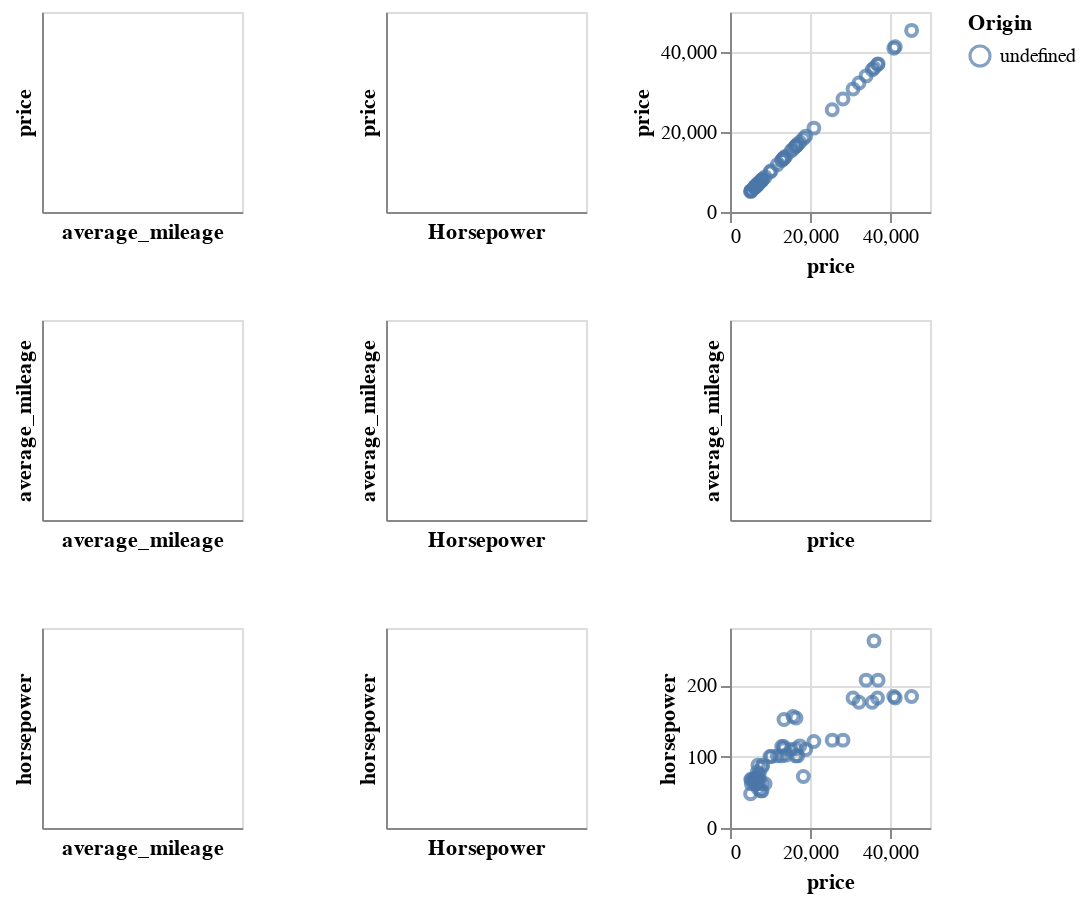

Notebook source saved alongside this figure:
### Code cell
alt.Chart(ad).mark_point().encode(
    alt.X(alt.repeat("column"), type='quantitative'),
    alt.Y(alt.repeat("row"), type='quantitative'),
    color='Origin:N'
).properties(
    width=100,
    height=100
).repeat(
    row=['price', 'average_mileage', 'horsepower'],
    column=['average_mileage', 'Horsepower','price']
).interactive()

### Figure 1 — Vega-Lite specification as saved in the notebook (floating-point values rounded to 4 significant figures)
{"config": {"view": {"continuousWidth": 400, "continuousHeight": 300}}, "repeat": {"column": ["average_mileage", "Horsepower", "price"], "row": ["price", "average_mileage", "horsepower"]}, "spec": {"data": {"name": "data-0b1444a7fe2f814fb0177b2c4c31369a"}, "mark": "point", "encoding": {"color": {"type": "nominal", "field": "Origin"}, "x": {"type": "quantitative", "field": {"repeat": "column"}}, "y": {"type": "quantitative", "field": {"repeat": "row"}}}, "height": 100, "selection": {"selector010": {"type": "interval", "bind": "scales", "encodings": ["x", "y"]}}, "width": 100}, "$schema": "https://vega.github.io/schema/vega-lite/v4.8.1.json", "datasets": {"data-0b1444a7fe2f814fb0177b2c4c31369a": [{"index": 0, "company": "alfa-romero", "body-style": "convertible", "wheel-base": 88.6, "length": 168.8, "engine-type": "dohc", "num-of-cylinders": "four", "horsepower": 111, "average-mileage": 21, "price": 13500.0}, {"index": 1, "company": "alfa-romero", "body-style": "convertible", "wheel-base": 88.6, "length": 168.8, "engine-type": "dohc", "num-of-cylinders": "four", "horsepower": 111, "average-mileage": 21, "price": 16500.0}, {"index": 2, "company": "alfa-romero", "body-style": "hatchback", "wheel-base": 94.5, "length": 171.2, "engine-type": "ohcv", "num-of-cylinders": "six", "horsepower": 154, "average-mileage": 19, "price": 16500.0}, {"index": 3, "company": "audi", "body-style": "sedan", "wheel-base": 99.8, "length": 176.6, "engine-type": "ohc", "num-of-cylinders": "four", "horsepower": 102, "average-mileage": 24, "price": 13950.0}, {"index": 4, "company": "audi", "body-style": "sedan", "wheel-base": 99.4, "length": 176.6, "engine-type": "ohc", "num-of-cylinders": "five", "horsepower": 115, "average-mileage": 18, "price": 17450.0}, {"index": 5, "company": "audi", "body-style": "sedan", "wheel-base": 99.8, "length": 177.3, "engine-type": "ohc", "num-of-cylinders": "five", "horsepower": 110, "average-mileage": 19, "price": 15250.0}, {"index": 6, "company": "audi", "body-style": "wagon", "wheel-base": 105.8, "length": 192.7, "engine-type": "ohc", "num-of-cylinders": "five", "horsepower": 110, "average-mileage": 19, "price": 18920.0}, {"index": 9, "company": "bmw", "body-style": "sedan", "wheel-base": 101.2, "length": 176.8, "engine-type": "ohc", "num-of-cylinders": "four", "horsepower": 101, "average-mileage": 23, "price": 16430.0}, {"index": 10, "company": "bmw", "body-style": "sedan", "wheel-base": 101.2, "length": 176.8, "engine-type": "ohc", "num-of-cylinders": "four", "horsepower": 101, "average-mileage": 23, "price": 16920.0}, {"index": 11, "company": "bmw", "body-style": "sedan", "wheel-base": 101.2, "length": 176.8, "engine-type": "ohc", "num-of-cylinders": "six", "horsepower": 121, "average-mileage": 21, "price": 20970.0}, {"index": 13, "company": "bmw", "body-style": "sedan", "wheel-base": 103.5, "length": 189.0, "engine-type": "ohc", "num-of-cylinders": "six", "horsepower": 182, "average-mileage": 16, "price": 30760.0}, {"index": 14, "company": "bmw", "body-style": "sedan", "wheel-base": 103.5, "length": 193.8, "engine-type": "ohc", "num-of-cylinders": "six", "horsepower": 182, "average-mileage": 16, "price": 41320.0}, {"index": 15, "company": "bmw", "body-style": "sedan", "wheel-base": 110.0, "length": 197.0, "engine-type": "ohc", "num-of-cylinders": "six", "horsepower": 182, "average-mileage": 15, "price": 36880.0}, {"index": 16, "company": "chevrolet", "body-style": "hatchback", "wheel-base": 88.4, "length": 141.1, "engine-type": "l", "num-of-cylinders": "three", "horsepower": 48, "average-mileage": 47, "price": 5151.0}, {"index": 17, "company": "chevrolet", "body-style": "hatchback", "wheel-base": 94.5, "length": 155.9, "engine-type": "ohc", "num-of-cylinders": "four", "horsepower": 70, "average-mileage": 38, "price": 6295.0}, {"index": 18, "company": "chevrolet", "body-style": "sedan", "wheel-base": 94.5, "length": 158.8, "engine-type": "ohc", "num-of-cylinders": "four", "horsepower": 70, "average-mileage": 38, "price": 6575.0}, {"index": 19, "company": "dodge", "body-style": "hatchback", "wheel-base": 93.7, "length": 157.3, "engine-type": "ohc", "num-of-cylinders": "four", "horsepower": 68, "average-mileage": 31, "price": 6377.0}, {"index": 20, "company": "dodge", "body-style": "hatchback", "wheel-base": 93.7, "length": 157.3, "engine-type": "ohc", "num-of-cylinders": "four", "horsepower": 68, "average-mileage": 31, "price": 6229.0}, {"index": 27, "company": "honda", "body-style": "wagon", "wheel-base": 96.5, "length": 157.1, "engine-type": "ohc", "num-of-cylinders": "four", "horsepower": 76, "average-mileage": 30, "price": 7295.0}, {"index": 28, "company": "honda", "body-style": "sedan", "wheel-base": 96.5, "length": 175.4, "engine-type": "ohc", "num-of-cylinders": "four", "horsepower": 101, "average-mileage": 24, "price": 12940.0}, {"index": 29, "company": "honda", "body-style": "sedan", "wheel-base": 96.5, "length": 169.1, "engine-type": "ohc", "num-of-cylinders": "four", "horsepower": 100, "average-mileage": 25, "price": 10340.0}, {"index": 30, "company": "isuzu", "body-style": "sedan", "wheel-base": 94.3, "length": 170.7, "engine-type": "ohc", "num-of-cylinders": "four", "horsepower": 78, "average-mileage": 24, "price": 6785.0}, {"index": 31, "company": "isuzu", "body-style": "sedan", "wheel-base": 94.5, "length": 155.9, "engine-type": "ohc", "num-of-cylinders": "four", "horsepower": 70, "average-mileage": 38, "price": null}, {"index": 32, "company": "isuzu", "body-style": "sedan", "wheel-base": 94.5, "length": 155.9, "engine-type": "ohc", "num-of-cylinders": "four", "horsepower": 70, "average-mileage": 38, "price": null}, {"index": 33, "company": "jaguar", "body-style": "sedan", "wheel-base": 113.0, "length": 199.6, "engine-type": "dohc", "num-of-cylinders": "six", "horsepower": 176, "average-mileage": 15, "price": 32250.0}, {"index": 34, "company": "jaguar", "body-style": "sedan", "wheel-base": 113.0, "length": 199.6, "engine-type": "dohc", "num-of-cylinders": "six", "horsepower": 176, "average-mileage": 15, "price": 35550.0}, {"index": 35, "company": "jaguar", "body-style": "sedan", "wheel-base": 102.0, "length": 191.7, "engine-type": "ohcv", "num-of-cylinders": "twelve", "horsepower": 262, "average-mileage": 13, "price": 36000.0}, {"index": 36, "company": "mazda", "body-style": "hatchback", "wheel-base": 93.1, "length": 159.1, "engine-type": "ohc", "num-of-cylinders": "four", "horsepower": 68, "average-mileage": 30, "price": 5195.0}, {"index": 37, "company": "mazda", "body-style": "hatchback", "wheel-base": 93.1, "length": 159.1, "engine-type": "ohc", "num-of-cylinders": "four", "horsepower": 68, "average-mileage": 31, "price": 6095.0}, {"index": 38, "company": "mazda", "body-style": "hatchback", "wheel-base": 93.1, "length": 159.1, "engine-type": "ohc", "num-of-cylinders": "four", "horsepower": 68, "average-mileage": 31, "price": 6795.0}, {"index": 39, "company": "mazda", "body-style": "hatchback", "wheel-base": 95.3, "length": 169.0, "engine-type": "rotor", "num-of-cylinders": "two", "horsepower": 101, "average-mileage": 17, "price": 11840.0}, {"index": 43, "company": "mazda", "body-style": "sedan", "wheel-base": 104.9, "length": 175.0, "engine-type": "ohc", "num-of-cylinders": "four", "horsepower": 72, "average-mileage": 31, "price": 18340.0}, {"index": 44, "company": "mercedes-benz", "body-style": "sedan", "wheel-base": 110.0, "length": 190.9, "engine-type": "ohc", "num-of-cylinders": "five", "horsepower": 123, "average-mileage": 22, "price": 25550.0}, {"index": 45, "company": "mercedes-benz", "body-style": "wagon", "wheel-base": 110.0, "length": 190.9, "engine-type": "ohc", "num-of-cylinders": "five", "horsepower": 123, "average-mileage": 22, "price": 28250.0}, {"index": 46, "company": "mercedes-benz", "body-style": "sedan", "wheel-base": 120.9, "length": 208.1, "engine-type": "ohcv", "num-of-cylinders": "eight", "horsepower": 184, "average-mileage": 14, "price": 40960.0}, {"index": 47, "company": "mercedes-benz", "body-style": "hardtop", "wheel-base": 112.0, "length": 199.2, "engine-type": "ohcv", "num-of-cylinders": "eight", "horsepower": 184, "average-mileage": 14, "price": 45400.0}, {"index": 49, "company": "mitsubishi", "body-style": "hatchback", "wheel-base": 93.7, "length": 157.3, "engine-type": "ohc", "num-of-cylinders": "four", "horsepower": 68, "average-mileage": 37, "price": 5389.0}, {"index": 50, "company": "mitsubishi", "body-style": "hatchback", "wheel-base": 93.7, "length": 157.3, "engine-type": "ohc", "num-of-cylinders": "four", "horsepower": 68, "average-mileage": 31, "price": 6189.0}, {"index": 51, "company": "mitsubishi", "body-style": "sedan", "wheel-base": 96.3, "length": 172.4, "engine-type": "ohc", "num-of-cylinders": "four", "horsepower": 88, "average-mileage": 25, "price": 6989.0}, {"index": 52, "company": "mitsubishi", "body-style": "sedan", "wheel-base": 96.3, "length": 172.4, "engine-type": "ohc", "num-of-cylinders": "four", "horsepower": 88, "average-mileage": 25, "price": 8189.0}, {"index": 53, "company": "nissan", "body-style": "sedan", "wheel-base": 94.5, "length": 165.3, "engine-type": "ohc", "num-of-cylinders": "four", "horsepower": 55, "average-mileage": 45, "price": 7099.0}, {"index": 54, "company": "nissan", "body-style": "sedan", "wheel-base": 94.5, "length": 165.3, "engine-type": "ohc", "num-of-cylinders": "four", "horsepower": 69, "average-mileage": 31, "price": 6649.0}, {"index": 55, "company": "nissan", "body-style": "sedan", "wheel-base": 94.5, "length": 165.3, "engine-type": "ohc", "num-of-cylinders": "four", "horsepower": 69, "average-mileage": 31, "price": 6849.0}, {"index": 56, "company": "nissan", "body-style": "wagon", "wheel-base": 94.5, "length": 170.2, "engine-type": "ohc", "num-of-cylinders": "four", "horsepower": 69, "average-mileage": 31, "price": 7349.0}, {"index": 57, "company": "nissan", "body-style": "sedan", "wheel-base": 100.4, "length": 184.6, "engine-type": "ohcv", "num-of-cylinders": "six", "horsepower": 152, "average-mileage": 19, "price": 13500.0}, {"index": 61, "company": "porsche", "body-style": "hardtop", "wheel-base": 89.5, "length": 168.9, "engine-type": "ohcf", "num-of-cylinders": "six", "horsepower": 207, "average-mileage": 17, "price": 34030.0}, {"index": 62, "company": "porsche", "body-style": "convertible", "wheel-base": 89.5, "length": 168.9, "engine-type": "ohcf", "num-of-cylinders": "six", "horsepower": 207, "average-mileage": 17, "price": 37030.0}, {"index": 63, "company": "porsche", "body-style": "hatchback", "wheel-base": 98.4, "length": 175.7, "engine-type": "dohcv", "num-of-cylinders": "eight", "horsepower": 288, "average-mileage": 17, "price": null}, {"index": 66, "company": "toyota", "body-style": "hatchback", "wheel-base": 95.7, "length": 158.7, "engine-type": "ohc", "num-of-cylinders": "four", "horsepower": 62, "average-mileage": 35, "price": 5348.0}, {"index": 67, "company": "toyota", "body-style": "hatchback", "wheel-base": 95.7, "length": 158.7, "engine-type": "ohc", "num-of-cylinders": "four", "horsepower": 62, "average-mileage": 31, "price": 6338.0}, {"index": 68, "company": "toyota", "body-style": "hatchback", "wheel-base": 95.7, "length": 158.7, "engine-type": "ohc", "num-of-cylinders": "four", "horsepower": 62, "average-mileage": 31, "price": 6488.0}, {"index": 69, "company": "toyota", "body-style": "wagon", "wheel-base": 95.7, "length": 169.7, "engine-type": "ohc", "num-of-cylinders": "four", "horsepower": 62, "average-mileage": 31, "price": 6918.0}, {"index": 70, "company": "toyota", "body-style": "wagon", "wheel-base": 95.7, "length": 169.7, "engine-type": "ohc", "num-of-cylinders": "four", "horsepower": 62, "average-mileage": 27, "price": 7898.0}, {"index": 71, "company": "toyota", "body-style": "wagon", "wheel-base": 95.7, "length": 169.7, "engine-type": "ohc", "num-of-cylinders": "four", "horsepower": 62, "average-mileage": 27, "price": 8778.0}, {"index": 79, "company": "toyota", "body-style": "wagon", "wheel-base": 104.5, "length": 187.8, "engine-type": "dohc", "num-of-cylinders": "six", "horsepower": 156, "average-mileage": 19, "price": 15750.0}, {"index": 80, "company": "volkswagen", "body-style": "sedan", "wheel-base": 97.3, "length": 171.7, "engine-type": "ohc", "num-of-cylinders": "four", "horsepower": 52, "average-mileage": 37, "price": 7775.0}, {"index": 81, "company": "volkswagen", "body-style": "sedan", "wheel-base": 97.3, "length": 171.7, "engine-type": "ohc", "num-of-cylinders": "four", "horsepower": 85, "average-mileage": 27, "price": 7975.0}, {"index": 82, "company": "volkswagen", "body-style": "sedan", "wheel-base": 97.3, "length": 171.7, "engine-type": "ohc", "num-of-cylinders": "four", "horsepower": 52, "average-mileage": 37, "price": 7995.0}, {"index": 86, "company": "volkswagen", "body-style": "sedan", "wheel-base": 97.3, "length": 171.7, "engine-type": "ohc", "num-of-cylinders": "four", "horsepower": 100, "average-mileage": 26, "price": 9995.0}, {"index": 87, "company": "volvo", "body-style": "sedan", "wheel-base": 104.3, "length": 188.8, "engine-type": "ohc", "num-of-cylinders": "four", "horsepower": 114, "average-mileage": 23, "price": 12940.0}, {"index": 88, "company": "volvo", "body-style": "wagon", "wheel-base": 104.3, "length": 188.8, "engine-type": "ohc", "num-of-cylinders": "four", "horsepower": 114, "average-mileage": 23, "price": 13420.0}]}}
